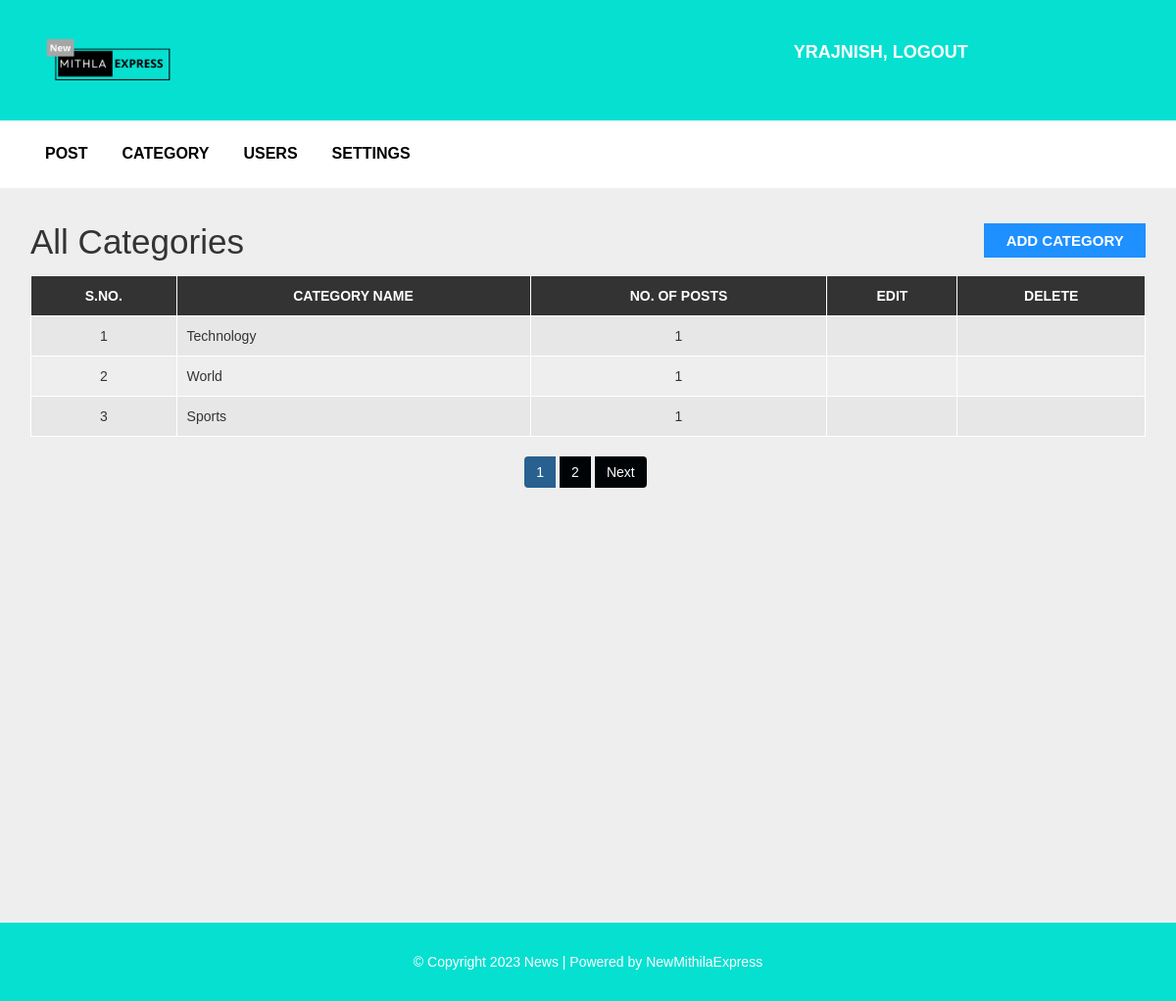
Screenshot of /admin/category.php (signed in) with the database file from the repository.
### tables this page shows
CREATE TABLE `category` (
  `category_id` int(11) NOT NULL,
  `category_name` varchar(100) NOT NULL,
  `post` int(11) NOT NULL DEFAULT 0
);

### admin/category.php (the view, shortened to what this page needs)
<?php include "header.php"; ?>
<div id="admin-content">
    <div class="container">
        <div class="row">
            <div class="col-md-10">
                <h1 class="admin-heading">All Categories</h1>
            </div>
            <div class="col-md-2">
                <a class="add-new" href="add-category.php">add category</a>
            </div>
            <div class="col-md-12">
              <?php
                include 'config.php';
                  $limit = 3;
                  if(isset($_GET["page"])){
                      $page = $_GET["page"];
                  }
                  else{
                      $page = 1;
                  };
                  $offset = ($page-1)* $limit;
              $sql = "SELECT * FROM  category ORDER BY category_id DESC Limit $offset,$limit";
              $result = mysqli_query($conn, $sql);
              if (mysqli_num_rows($result) > 0) {
                  $table = '<table class="content-table">';
                  $table .= '<thead>
                                  <th>S.No.</th>
                                  <th>Category Name</th>
                                  <th>No. of Posts</th>
                                  <th>Edit</th>
                                  <th>Delete</th>
                              </thead>
                              <tbody>';
                    $serial = $offset + 1;
                  while($row = mysqli_fetch_assoc($result)) {
                    $table .= "<tr>
                            <td class='id'>{$serial}</td>
                            <td>{$row["category_name"]}</td>
                            <td>{$row["post"]}</td>
                            <td class='edit'><a href='update-category.php?id={$row['category_id']}' ><i class='fa fa-edit'></i></a></td>
                            <td class='delete'><a href='delete-category.php?id={$row['category_id']}'><i class='fa fa-trash-o'></i></a></td>
                        </tr>";
                        $serial++;
                  }
                  $table .= '</tbody></table>';
                  echo $table;
              } else {
                  echo "<h3>No Results Found.</h3>";
              }
              $sql1 = "SELECT COUNT(category_id) FROM category";
              $result_1 = mysqli_query($conn,$sql1);
              $row_db = mysqli_fetch_row($result_1);
              $total_record = $row_db[0];
              $total_page = ( $total_record / $limit);
              echo  "<ul class='pagination admin-pagination'>";
                  if($total_record > $limit){
                      for ($i=1; $i<=$total_page ; $i++) {
                          if($i == $page){
                              $cls ='btn-primary active';
                          }else{
                              $cls ='btn-primary';
                          }
                          echo"<li><a href='category.php?page=".$i."' class='{$cls}'>$i</a></li>";
                      }
                  }
                  if($total_page>$page){
                      echo"<li> <a href='category.php?page=".($page+1)."'>Next</a></li>";
                  }
              echo "</ul>";
              ?>
            </div>
        </div>
    </div>
</div>
<?php include "footer.php"; ?>

### css/style.css (style rules this page uses)
body { background: rgb(255, 255, 255); font-family: sans-serif,arial,Helvetica; }
a, a:hover, a:focus { text-decoration: none; outline: none; }
ul { margin:0; padding:0; list-style:none; }
#admin-content { padding: 20px 0; min-height: 750px; }
#admin-content .admin-heading { font-size: 35px; margin: 0 0 15px; }
#admin-content .add-new { color: #fff; background-color: #1E90FF; font-size: 15px; font-weight: 600; text-align: center; text-transform: uppercase; padding: 7px 10px; display: block; transition: all 0.3s; }
#admin-content .content-table { border: 1px solid #000; width: 100%; margin: 0 0 20px; }
#admin-content .content-table thead { color: #fff; background-color: #333; }
#admin-content .content-table th { padding: 10px; border: 1px solid #fff; font-weight: 600; text-align: center; text-transform: uppercase; }
#admin-content .content-table tbody { color: #333; }
#admin-content .content-table tbody tr { background-color: #e7e7e7; }
#admin-content .content-table tbody tr:nth-child(even) { background-color: transparent; }
#admin-content .content-table tbody td { padding: 10px; border: 1px solid #fff; text-align: center; }
#admin-content .content-table tbody td:nth-child(2) { text-align: left; }
#admin-content .admin-pagination { margin: 0; }
#admin-content .admin-pagination li a { display: block; }
.id, .edit, .delete { text-align:center; }
.pagination { display: block; text-align: center; margin: 0; }
.pagination li { display:inline-block; margin: 0 5px 0 0; }
.pagination li a { border: none; background: #000305; color: #fff; }
i.fa { color:#222; }
body { background: #eee }
.container { padding: 16px; }

### rows the page displays
category: category_name "Technology", post "1"
category: category_name "World", post "1"
category: category_name "Sports", post "1"

### other values shown
$_SESSION["username"] "YRAJNISH"
